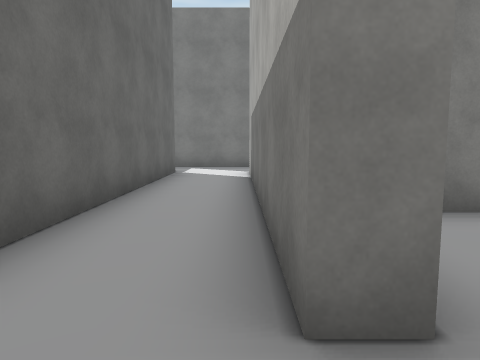
View 1 (above)

22 first-person views from a walk through a scene from a Unity 3-D project. The camera is 1.5 m above the floor, tilts 6° down and sees 70° across. The floor is counted in squares, 2 m on a side. Each view is taken from the middle of a square. On the plan, view 1 faces up. The plan holds only what a view shows up to about 11 squares ahead; the rest is blank. Some surface patterns are stand-ins.

View 2
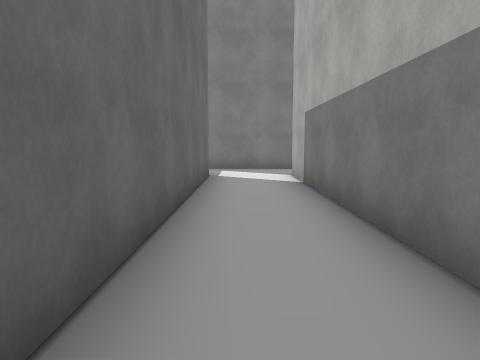

View 3
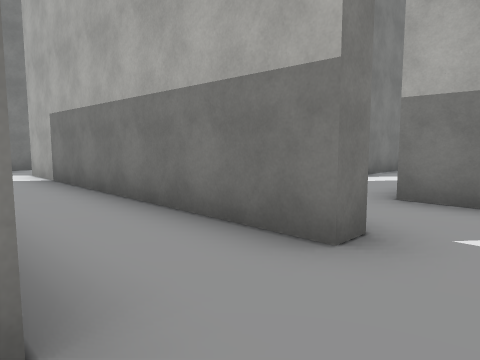

View 4
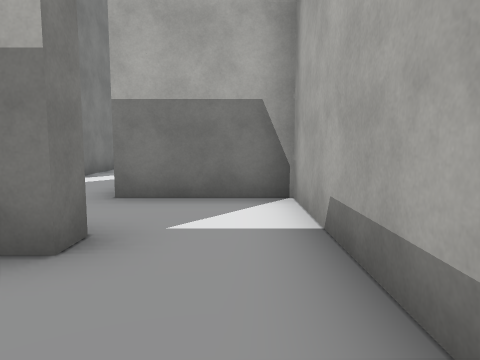

View 5
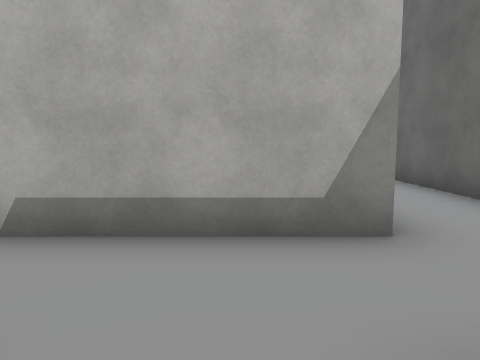

View 6
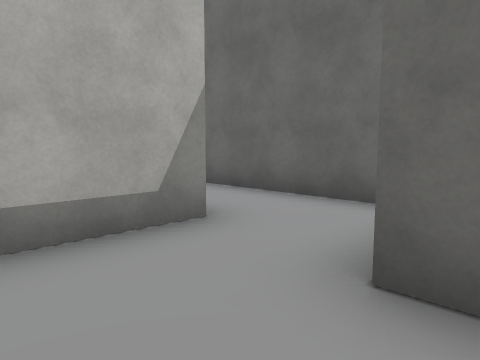

View 7
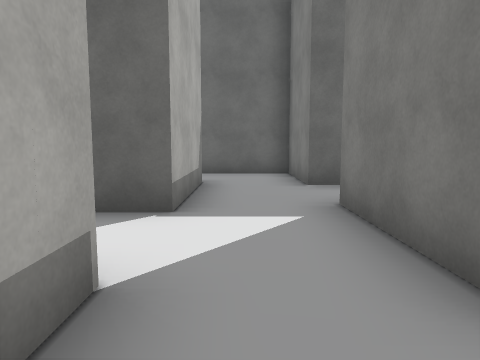

View 8
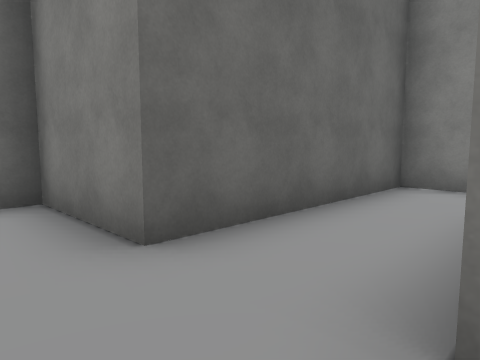

View 9
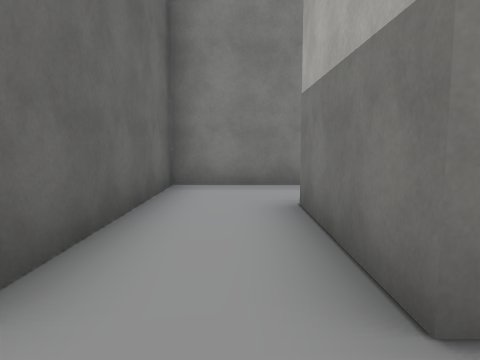

View 10
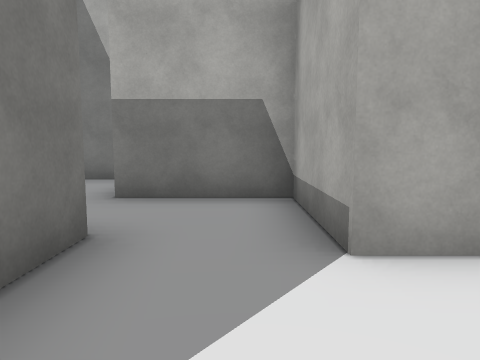

View 11
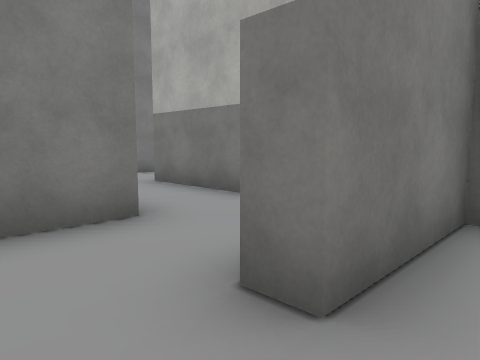

View 12
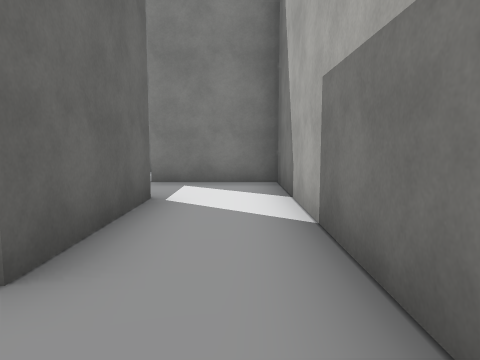

View 13
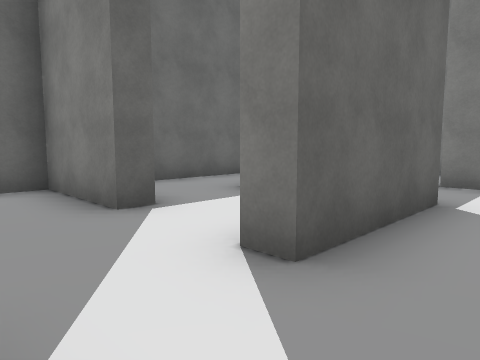

View 14
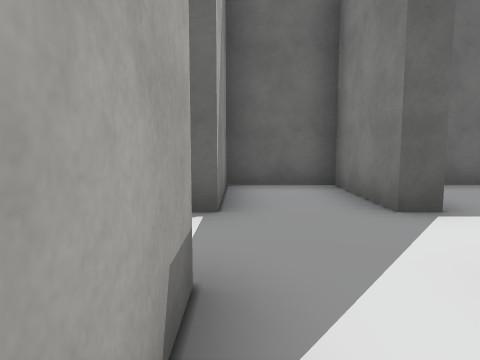

View 15
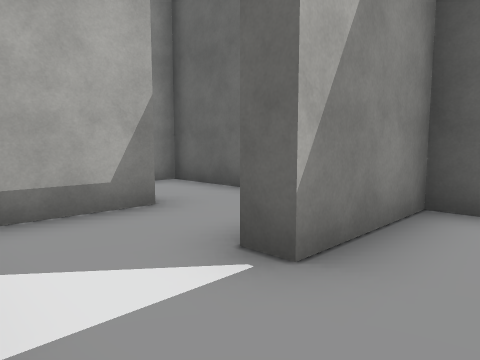

View 16
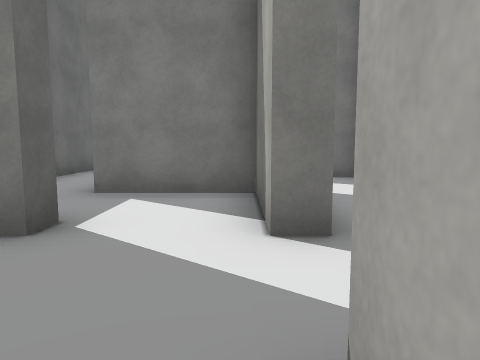

View 17
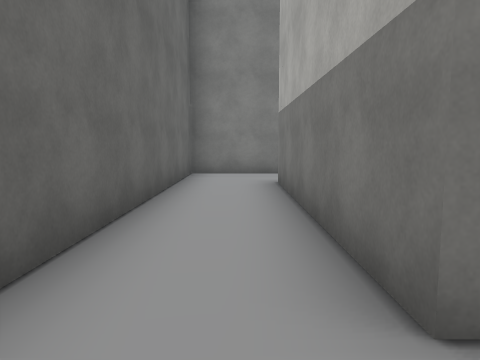

View 18
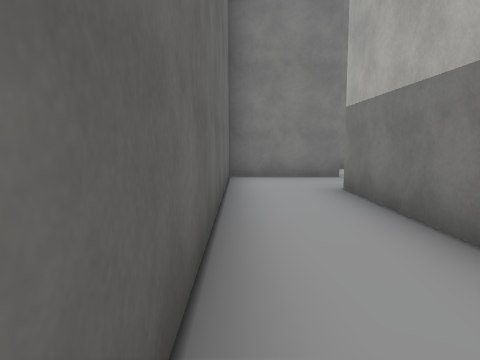

View 19
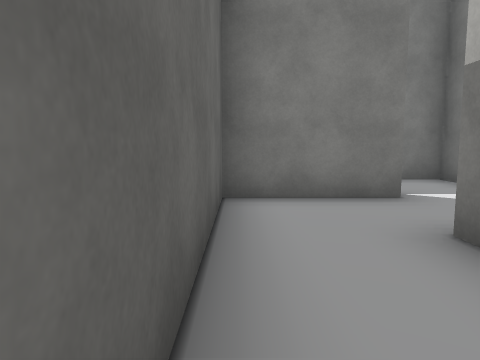

View 20
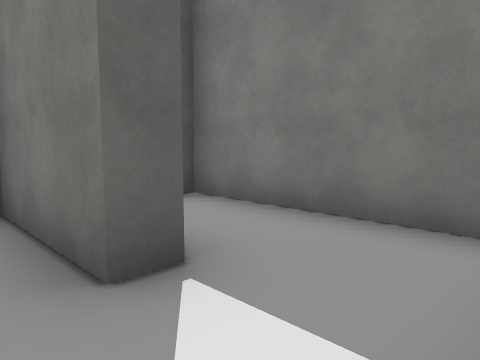

View 21
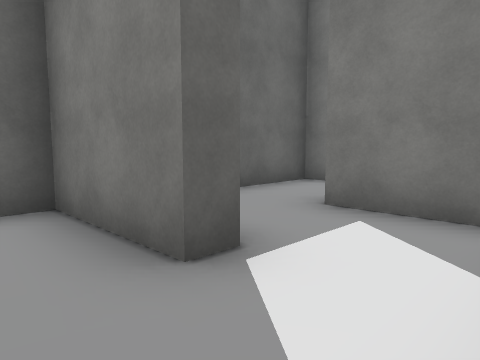

View 22
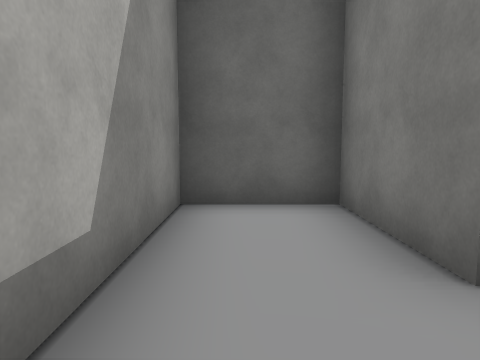

### Floor plan
Ten units are one square. View 1 is at (0, 0); x grows to the right and y downward. Boxes are objects, and circles mark ways between rooms. Rooms are numbered by the first view taken in them; rooms with no view inside come last. Other rooms are left out.
<svg viewBox="-97 -168 132 230">
<path fill="none" stroke="#000" d="M3 -12 3 -93 16 -93M-17 -93 -17 -12M-14 7 6 7M8 -113 -22 -113M-24 7 -14 7M-42 -2 -42 52M16 -93 28 -93 28 -118M-22 -113 -22 -142M-10 -163 -42 -163 -42 -113M-47 -93 -17 -93M-47 -87 -47 -93M-22 -30 -22 -87 -47 -87M-42 -69 -42 -38M-47 -18 -32 -18M-67 -44 -67 -38 -92 -38 -92 -18 -67 -18 -67 -12M-42 -38 -47 -38M-47 -12 -47 -18M-74 7 -56 7M-72 -62 -72 -118M-67 -138 -92 -138 -92 -58M-67 -144 -67 -138M-67 32 -67 37 -92 37 -92 57 -60 57M9 -12 3 -12M28 -38 22 -38M6 7 28 7 28 -18M-56 12 -72 12M-92 5 -92 32 -88 32M-47 -38 -47 -62 -72 -62M-86 -12 -92 -12 -92 5M-42 -113 -67 -113 -67 -90"/>
<circle cx="-20" cy="0" r="3" fill="#2a7"/>
<circle cx="10" cy="-100" r="3" fill="#2a7"/>
<circle cx="-20" cy="-100" r="3" fill="#2a7"/>
<circle cx="10" cy="-5" r="3" fill="#2a7"/>
<circle cx="-40" cy="-100" r="3" fill="#2a7"/>
<circle cx="-40" cy="-75" r="3" fill="#2a7"/>
<circle cx="-55" cy="-90" r="3" fill="#2a7"/>
<circle cx="-40" cy="-25" r="3" fill="#2a7"/>
<circle cx="-55" cy="-10" r="3" fill="#2a7"/>
<circle cx="-55" cy="-40" r="3" fill="#2a7"/>
<circle cx="-70" cy="0" r="3" fill="#2a7"/>
<circle cx="-70" cy="-125" r="3" fill="#2a7"/>
<circle cx="-70" cy="-50" r="3" fill="#2a7"/>
<circle cx="-55" cy="40" r="3" fill="#2a7"/>
<circle cx="-70" cy="25" r="3" fill="#2a7"/>
<circle cx="-85" cy="10" r="3" fill="#2a7"/>
<text x="-10" y="-50">1</text>
<text x="-30" y="30">2</text>
<text x="20" y="-110">3</text>
<text x="-30" y="-130">4</text>
<text x="-60" y="-80">5</text>
<text x="-30" y="-50">6</text>
<text x="-70" y="-30">7</text>
<text x="-60" y="0">8</text>
<text x="-80" y="-90">9</text>
<text x="-60" y="-130">10</text>
<text x="-70" y="50">11</text>
<text x="20" y="-20">12</text>
<text x="-60" y="20">13</text>
<text x="-90" y="20">14</text>
<text x="-60" y="-50">15</text>
<text x="-90" y="0">16</text>
<text x="-60" y="-100">17</text>
</svg>
Room 1 opens to room 2. Room 1 opens to room 3. Room 1 opens to room 4. Room 1 opens to room 12. Room 4 opens to room 17. Room 5 opens to room 6. Room 5 opens to room 17. Room 6 opens to room 7. Room 7 opens to room 8. Room 7 opens to room 15. Room 8 opens to room 16. Room 9 opens to room 10. Room 9 opens to room 15. Room 11 opens to room 13. Room 13 opens to room 14. Room 14 opens to room 16.

Where each view was taken, in squares from view 1:
view 1: 0 up, 0 right, facing up
view 2: 1 up, 1 left, facing up
view 3: 0 up, 2 left, facing up-right
view 4: 0 up, 2 left, facing right
view 5: 2 up, 1 left, facing down
view 6: 2 up, 0 right, facing down-left
view 7: 10 up, 2 right, facing left
view 8: 10 up, 2 left, facing up-left
view 9: 10 up, 3 left, facing up
view 10: 10 up, 2 left, facing right
view 11: 8 up, 6 left, facing up-right
view 12: 2 up, 3 left, facing up
view 13: 2 up, 3 left, facing up-left
view 14: 2 up, 3 left, facing left
view 15: 3 up, 5 left, facing down-left
view 16: 1 up, 5 left, facing up
view 17: 5 up, 8 left, facing up
view 18: 6 up, 9 left, facing up
view 19: 9 up, 9 left, facing up
view 20: 13 up, 5 left, facing up-left
view 21: 5 down, 5 left, facing up-left
view 22: 5 down, 5 left, facing left
